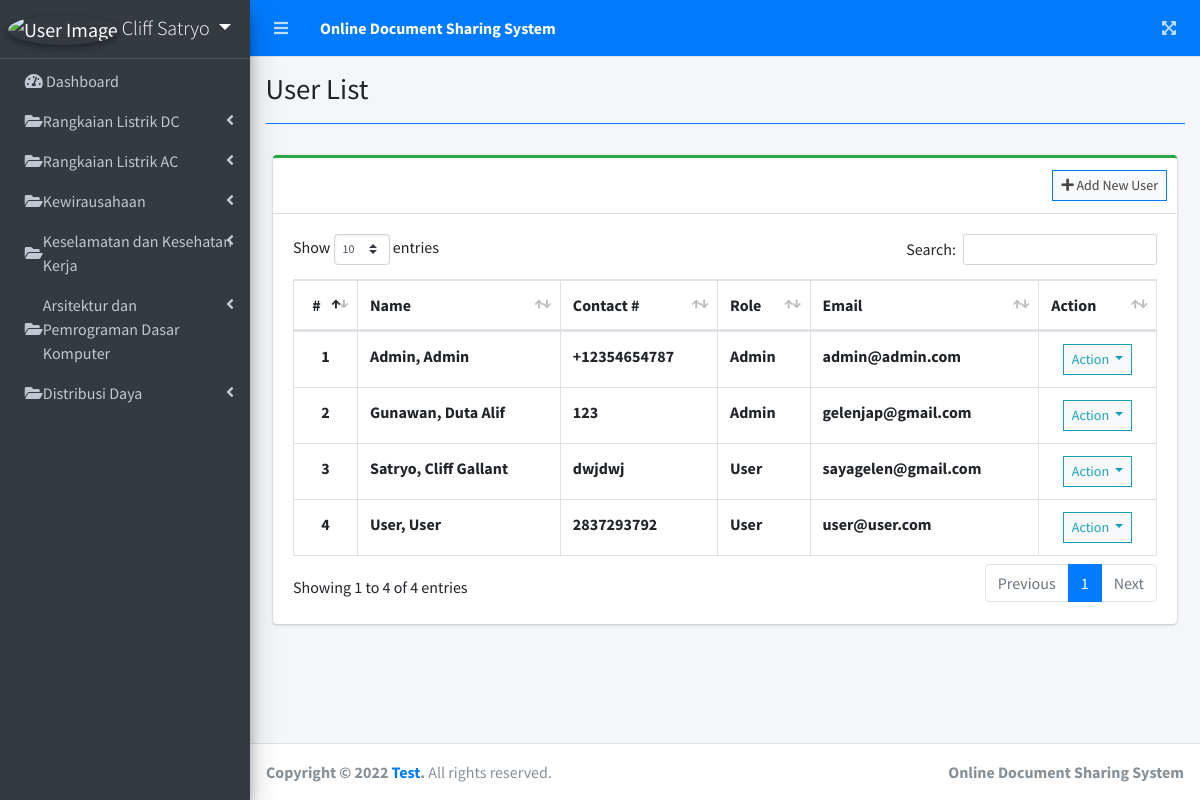
The page /index.php?page=user_list (signed in) on the database its author committed.
### tables this page shows
CREATE TABLE `users` (
  `id` int(30) NOT NULL,
  `firstname` varchar(200) NOT NULL,
  `lastname` varchar(200) NOT NULL,
  `middlename` varchar(200) NOT NULL,
  `contact` varchar(100) NOT NULL,
  `address` text NOT NULL,
  `email` varchar(200) NOT NULL,
  `password` text NOT NULL,
  `type` tinyint(1) NOT NULL DEFAULT 2 COMMENT '1=Admin,2= users',
  `avatar` text NOT NULL,
  `date_created` datetime NOT NULL DEFAULT current_timestamp()
);

### user_list.php (the view, shortened to what this page needs)
<?php include'db_connect.php' ?>
<div class="col-lg-12">
	<div class="card card-outline card-success">
		<div class="card-header">
			<div class="card-tools">
				<a class="btn btn-block btn-sm btn-default btn-flat border-primary" href="./index.php?page=new_user"><i class="fa fa-plus"></i> Add New User</a>
			</div>
		</div>
		<div class="card-body">
			<table class="table tabe-hover table-bordered" id="list">
				<thead>
					<tr>
						<th class="text-center">#</th>
						<th>Name</th>
						<th>Contact #</th>
						<th>Role</th>
						<th>Email</th>
						<th>Action</th>
					</tr>
				</thead>
				<tbody>
					<?php
					$i = 1;
					$type = array('',"Admin","User");
					$qry = $conn->query("SELECT *,concat(lastname,', ',firstname,' ',middlename) as name FROM users order by concat(lastname,', ',firstname,' ',middlename) asc");
					while($row= $qry->fetch_assoc()):
					?>
					<tr>
						<th class="text-center"><?php echo $i++ ?></th>
						<td><b><?php echo ucwords($row['name']) ?></b></td>
						<td><b><?php echo $row['contact'] ?></b></td>
						<td><b><?php echo $type[$row['type']] ?></b></td>
						<td><b><?php echo $row['email'] ?></b></td>
						<td class="text-center">
							<button type="button" class="btn btn-default btn-sm btn-flat border-info wave-effect text-info dropdown-toggle" data-toggle="dropdown" aria-expanded="true">
		                      Action
		                    </button>
						</td>
					</tr>
				<?php endwhile; ?>
				</tbody>
			</table>
		</div>
	</div>
</div>

### rows shown on the page
users: name "Admin, Admin", contact "+12354654787", type "Admin", email "admin@admin.com"
users: name "Gunawan, Duta Alif", contact "123", type "Admin", email "gelenjap@gmail.com"
users: name "Satryo, Cliff Gallant", contact "dwjdwj", type "User", email "sayagelen@gmail.com"
users: name "User, User", contact "2837293792", type "User", email "user@user.com"

### other values the page prints
$_SESSION['login_firstname'].' '.$_SESSION['login_lastname'] "Cliff Satryo"
$title "User List"
